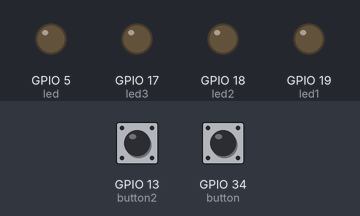
Simulated run of this program. Board: ESP32 board running MicroPython. Parts: output pins drawn as LEDs (lit = HIGH). Dashed ring = blinking. Inputs (shaded band) come from the test bench; at power-on: GPIO 34 (button) HIGH, GPIO 13 (button2) HIGH.

Above: at 1.2 s.
1.3 s: GPIO 34 (button) pulsed LOW 2 times (0.12 s each, 0.3 s apart)
At 1.55 s:
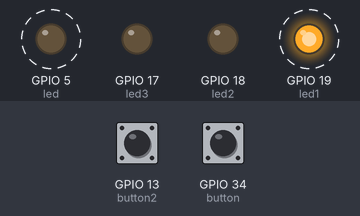
4.3 s: GPIO 13 (button2) pulled LOW for 1 s
At 5.5 s:
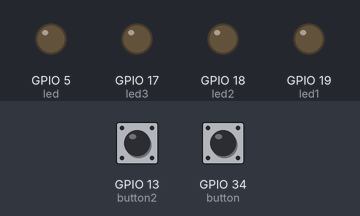
6.8 s: GPIO 34 (button) pulled LOW for 0.15 s
9.8 s: GPIO 34 (button) pulled LOW for 1 s
12.8 s: GPIO 34 (button) pulled LOW for 3.2 s
At 13.25 s:
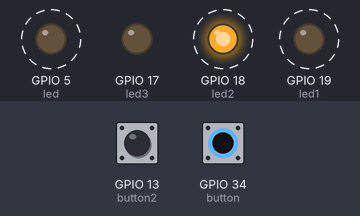
Timing chart, 0 to 18.5 s (numbered marks = the images above; inputs shaded):
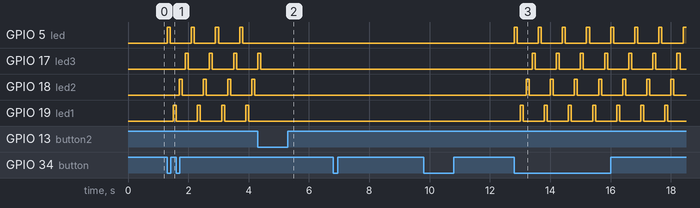

The program:

SourceCode.py
```python
from machine import Pin
from time import sleep

button = Pin(34, Pin.IN, Pin.PULL_UP)
button2 = Pin(13, Pin.IN, Pin.PULL_UP)

led = Pin(5, Pin.OUT)
led1 = Pin(19, Pin.OUT)
led2 = Pin(18, Pin.OUT)
led3 = Pin(17, Pin.OUT)

while True:
    if button.value() == 0:
        while True:
            led.on()
            sleep(0.1)
            led.off()
            sleep(0.1)

            led1.on()
            sleep(0.1)
            led1.off()
            sleep(0.1)

            led2.on()
            sleep(0.1)
            led2.off()
            sleep(0.1)

            led3.on()
            sleep(0.1)
            led3.off()
            sleep(0.1)

            if button2.value() == 0:
                led.off()
                led1.off()
                led2.off()
                led3.off()
                break


    while button.value() == 0 or button2.value() == 0:
        sleep(0.01)
```

Measured:
- after the input at 1.3 s, GPIO 5 (led): alternates HIGH for 0.10 s and LOW for 0.70 s, starting at once; GPIO 17 (led3): alternates HIGH for 0.10 s and LOW for 0.70 s, starting after 0.60 s
- after the input at 4.3 s, GPIO 5 (led), GPIO 18 (led2), GPIO 19 (led1): stops changing and stays LOW; GPIO 17 (led3): goes on until 4.4 s, then stays LOW
- after the input at 6.8 s, every drawn part: stays the same
- after the input at 9.8 s, every drawn part: stays the same
- after the input at 12.8 s, GPIO 5 (led): alternates HIGH for 0.10 s and LOW for 0.70 s, starting at once; GPIO 17 (led3): alternates HIGH for 0.10 s and LOW for 0.70 s, starting after 0.60 s
